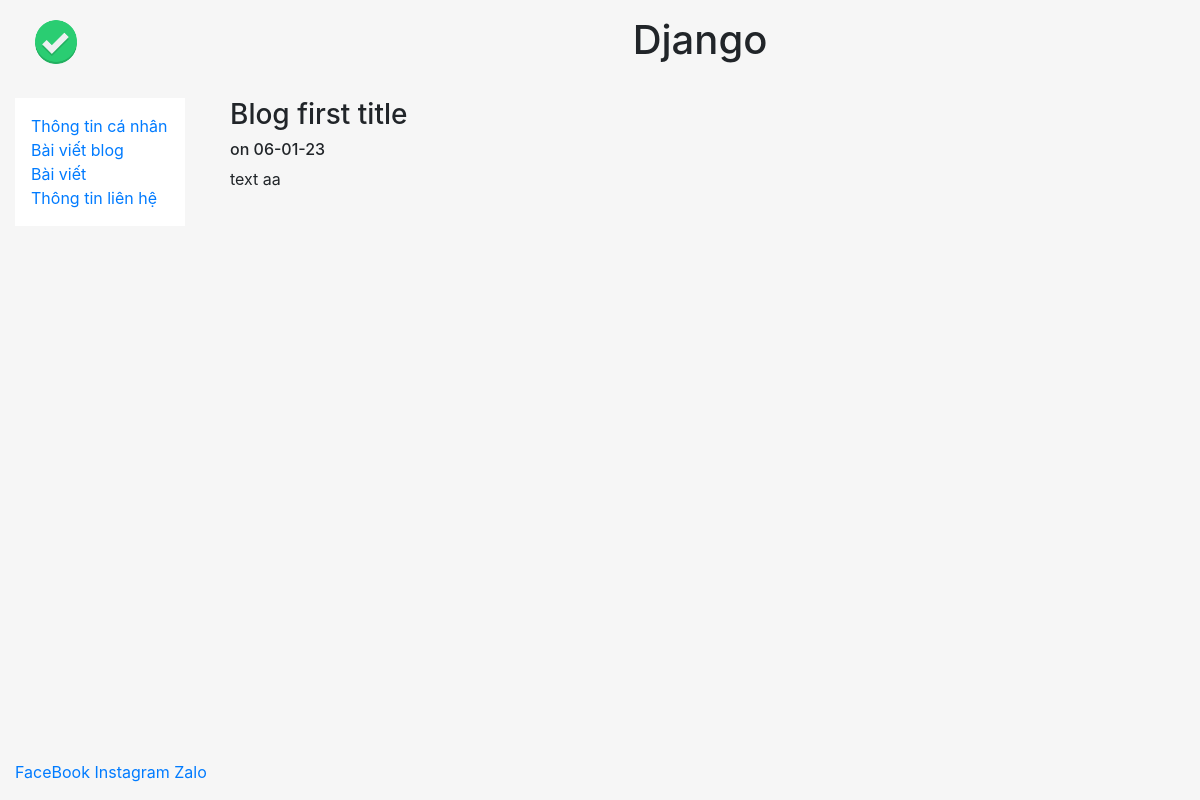
The page /blog/1/ on the database as committed earlier.
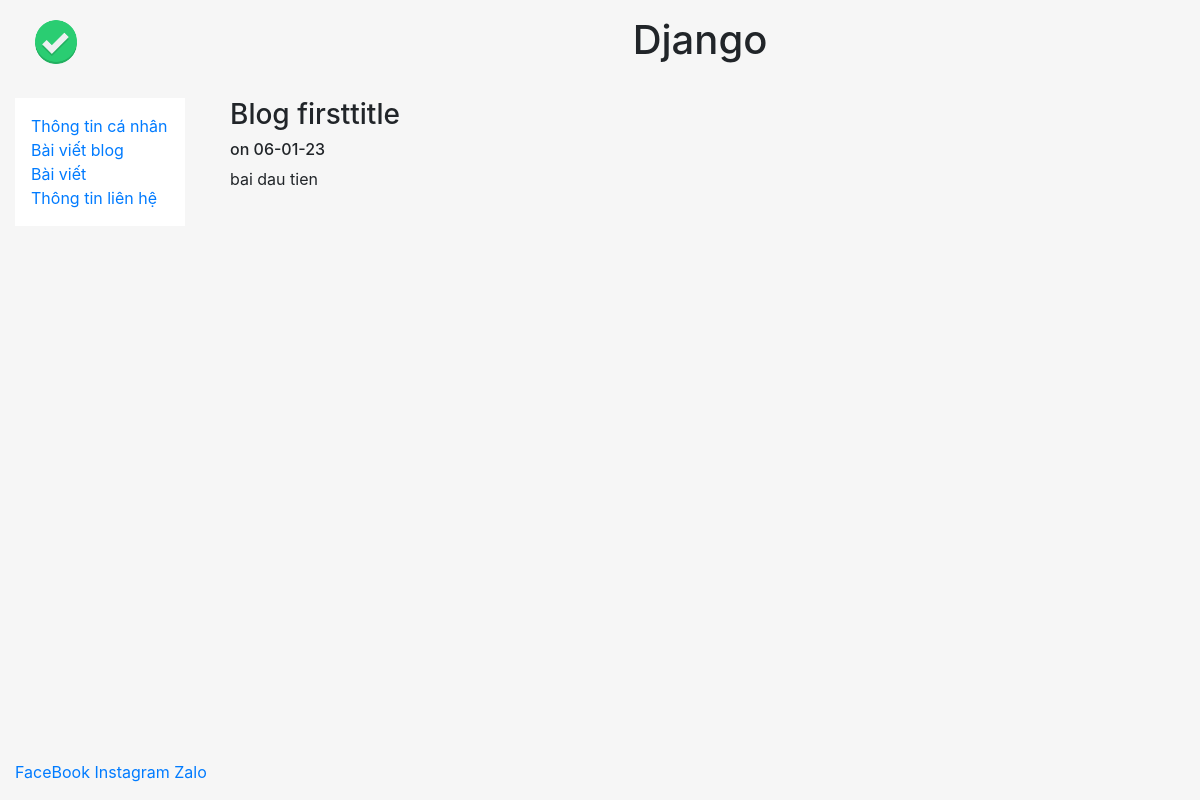
The same page on the database as committed later.
### blog/models.py (models this page shows, shortened)
class Post(models.Model):
    title = models.CharField(max_length=100)
    body = models.TextField()
    date = models.DateTimeField(auto_now_add=True)
    image = models.ImageField(null=True)

### blog/views.py (the view)
# urls.py: path('<int:id>/',views.postById, name="post"),
def postById(req,id):
    post = Post.objects.get(id=id)
    return render(req,'blog/post.html',{'post':post})

### blog/templates/blog/post.html (shortened to what this page needs)
{% extends 'pages/base.html' %}
{% block content %}
<h3> Blog {{post.title}} </h3>
<h6> on {{post.date|date:"d-m-y"}} </h6>
{{post.body|safe|linebreaks}}
{% endblock  %}

Rows that differ between the two databases and show on the page:
changed Post: title "first title" → "firsttitle"; body "text aa" → "bai dau tien"
